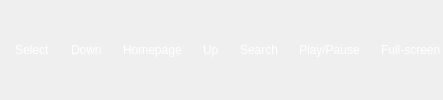
      <widget class="QWidget" name="Youtube">
       <property name="styleSheet">
        <string notr="true">QLabel {
    color: white;
}</string>
       </property>
       <layout class="QGridLayout" name="gridLayout_6">
        <property name="leftMargin">
         <number>0</number>
        </property>
        <property name="topMargin">
         <number>0</number>
        </property>
        <property name="rightMargin">
         <number>0</number>
        </property>
        <property name="bottomMargin">
         <number>0</number>
        </property>
        <property name="spacing">
         <number>0</number>
        </property>
        <item row="0" column="0" alignment="Qt::AlignHCenter">
         <widget class="QFrame" name="YouTubeFrame">
          <property name="sizePolicy">
           <sizepolicy hsizetype="Expanding" vsizetype="Fixed">
            <horstretch>0</horstretch>
            <verstretch>0</verstretch>
           </sizepolicy>
          </property>
          <property name="styleSheet">
           <string notr="true">QFrame { border: none; }
</string>
          </property>
          <property name="frameShape">
           <enum>QFrame::StyledPanel</enum>
          </property>
          <property name="frameShadow">
           <enum>QFrame::Raised</enum>
          </property>
          <layout class="QHBoxLayout" name="horizontalLayout_48">
           <property name="spacing">
            <number>0</number>
           </property>
           <property name="leftMargin">
            <number>0</number>
           </property>
           <property name="topMargin">
            <number>0</number>
           </property>
           <property name="rightMargin">
            <number>0</number>
           </property>
           <property name="bottomMargin">
            <number>0</number>
           </property>
           <item>
            <widget class="QFrame" name="DownFrame_4">
             <property name="sizePolicy">
              <sizepolicy hsizetype="Expanding" vsizetype="Fixed">
               <horstretch>0</horstretch>
               <verstretch>0</verstretch>
              </sizepolicy>
             </property>
             <property name="frameShape">
              <enum>QFrame::StyledPanel</enum>
             </property>
             <property name="frameShadow">
              <enum>QFrame::Raised</enum>
             </property>
             <layout class="QHBoxLayout" name="horizontalLayout_32">
              <property name="spacing">
               <number>4</number>
              </property>
              <property name="leftMargin">
               <number>0</number>
              </property>
              <property name="topMargin">
               <number>0</number>
              </property>
              <property name="rightMargin">
               <number>0</number>
              </property>
              <property name="bottomMargin">
               <number>0</number>
              </property>
              <item>
               <widget class="QFrame" name="Select">
                <property name="sizePolicy">
                 <sizepolicy hsizetype="Fixed" vsizetype="Fixed">
                  <horstretch>0</horstretch>
                  <verstretch>0</verstretch>
                 </sizepolicy>
                </property>
                <property name="frameShape">
                 <enum>QFrame::StyledPanel</enum>
                </property>
                <property name="frameShadow">
                 <enum>QFrame::Raised</enum>
                </property>
                <layout class="QHBoxLayout" name="horizontalLayout_39">
                 <property name="spacing">
                  <number>6</number>
                 </property>
                 <property name="leftMargin">
                  <number>2</number>
                 </property>
                 <property name="topMargin">
                  <number>0</number>
                 </property>
                 <property name="rightMargin">
                  <number>2</number>
                 </property>
                 <property name="bottomMargin">
                  <number>0</number>
                 </property>
                 <item>
                  <widget class="QLabel" name="Icon_28">
                   <property name="maximumSize">
                    <size>
                     <width>25</width>
                     <height>25</height>
                    </size>
                   </property>
                   <property name="text">
                    <string/>
                   </property>
                   <property name="pixmap">
                    <pixmap resource="Tray.qrc">:/TrayIcon/SystemTray/2.png</pixmap>
                   </property>
                   <property name="scaledContents">
                    <bool>true</bool>
                   </property>
                  </widget>
                 </item>
                 <item>
                  <widget class="QLabel" name="Text_28">
                   <property name="sizePolicy">
                    <sizepolicy hsizetype="Preferred" vsizetype="Preferred">
                     <horstretch>0</horstretch>
                     <verstretch>0</verstretch>
                    </sizepolicy>
                   </property>
                   <property name="text">
                    <string>Select</string>
                   </property>
                   <property name="textFormat">
                    <enum>Qt::PlainText</enum>
                   </property>
                   <property name="scaledContents">
                    <bool>false</bool>
                   </property>
                   <property name="wordWrap">
                    <bool>true</bool>
                   </property>
                  </widget>
                 </item>
                </layout>
               </widget>
              </item>
              <item>
               <widget class="QFrame" name="Down_4">
                <property name="sizePolicy">
                 <sizepolicy hsizetype="Fixed" vsizetype="Fixed">
                  <horstretch>0</horstretch>
                  <verstretch>0</verstretch>
                 </sizepolicy>
                </property>
                <property name="frameShape">
                 <enum>QFrame::StyledPanel</enum>
                </property>
                <property name="frameShadow">
                 <enum>QFrame::Raised</enum>
                </property>
                <layout class="QHBoxLayout" name="horizontalLayout_33">
                 <property name="spacing">
                  <number>6</number>
                 </property>
                 <property name="leftMargin">
                  <number>2</number>
                 </property>
                 <property name="topMargin">
                  <number>0</number>
                 </property>
                 <property name="rightMargin">
                  <number>2</number>
                 </property>
                 <property name="bottomMargin">
                  <number>0</number>
                 </property>
                 <item>
                  <widget class="QLabel" name="Icon_23">
                   <property name="maximumSize">
                    <size>
                     <width>25</width>
                     <height>25</height>
                    </size>
                   </property>
                   <property name="text">
                    <string/>
                   </property>
                   <property name="pixmap">
                    <pixmap resource="Tray.qrc">:/TrayIcon/SystemTray/4.png</pixmap>
                   </property>
                   <property name="scaledContents">
                    <bool>true</bool>
                   </property>
                  </widget>
                 </item>
                 <item>
                  <widget class="QLabel" name="Text_23">
                   <property name="text">
                    <string>Down</string>
                   </property>
                   <property name="wordWrap">
                    <bool>true</bool>
                   </property>
                  </widget>
                 </item>
                </layout>
               </widget>
              </item>
              <item>
               <widget class="QFrame" name="Homepage">
                <property name="sizePolicy">
                 <sizepolicy hsizetype="Fixed" vsizetype="Fixed">
                  <horstretch>0</horstretch>
                  <verstretch>0</verstretch>
                 </sizepolicy>
                </property>
                <property name="frameShape">
                 <enum>QFrame::StyledPanel</enum>
                </property>
                <property name="frameShadow">
                 <enum>QFrame::Raised</enum>
                </property>
                <layout class="QHBoxLayout" name="horizontalLayout_37">
                 <property name="spacing">
                  <number>6</number>
                 </property>
                 <property name="sizeConstraint">
                  <enum>QLayout::SetDefaultConstraint</enum>
                 </property>
                 <property name="leftMargin">
                  <number>2</number>
                 </property>
                 <property name="topMargin">
                  <number>0</number>
                 </property>
                 <property name="rightMargin">
                  <number>2</number>
                 </property>
                 <property name="bottomMargin">
                  <number>0</number>
                 </property>
                 <item alignment="Qt::AlignHCenter|Qt::AlignVCenter">
                  <widget class="QLabel" name="Icon_26">
                   <property name="sizePolicy">
                    <sizepolicy hsizetype="Fixed" vsizetype="Fixed">
                     <horstretch>0</horstretch>
                     <verstretch>0</verstretch>
                    </sizepolicy>
                   </property>
                   <property name="maximumSize">
                    <size>
                     <width>25</width>
                     <height>25</height>
                    </size>
                   </property>
                   <property name="text">
                    <string/>
                   </property>
                   <property name="pixmap">
                    <pixmap resource="Tray.qrc">:/TrayIcon/SystemTray/7.png</pixmap>
                   </property>
                   <property name="scaledContents">
                    <bool>true</bool>
                   </property>
                  </widget>
                 </item>
                 <item>
                  <widget class="QLabel" name="Text_26">
                   <property name="sizePolicy">
                    <sizepolicy hsizetype="Fixed" vsizetype="Fixed">
                     <horstretch>0</horstretch>
                     <verstretch>0</verstretch>
                    </sizepolicy>
                   </property>
                   <property name="text">
                    <string>Homepage</string>
                   </property>
                   <property name="wordWrap">
                    <bool>true</bool>
                   </property>
                  </widget>
                 </item>
                </layout>
               </widget>
              </item>
              <item>
               <widget class="QFrame" name="Up_6">
                <property name="sizePolicy">
                 <sizepolicy hsizetype="Fixed" vsizetype="Fixed">
                  <horstretch>0</horstretch>
                  <verstretch>0</verstretch>
                 </sizepolicy>
                </property>
                <property name="frameShape">
                 <enum>QFrame::StyledPanel</enum>
                </property>
                <property name="frameShadow">
                 <enum>QFrame::Raised</enum>
                </property>
                <layout class="QHBoxLayout" name="horizontalLayout_36">
                 <property name="spacing">
                  <number>6</number>
                 </property>
                 <property name="leftMargin">
                  <number>2</number>
                 </property>
                 <property name="topMargin">
                  <number>0</number>
                 </property>
                 <property name="rightMargin">
                  <number>2</number>
                 </property>
                 <property name="bottomMargin">
                  <number>0</number>
                 </property>
                 <item>
                  <widget class="QLabel" name="Icon_25">
                   <property name="maximumSize">
                    <size>
                     <width>25</width>
                     <height>25</height>
                    </size>
                   </property>
                   <property name="text">
                    <string/>
                   </property>
                   <property name="pixmap">
                    <pixmap resource="Tray.qrc">:/TrayIcon/SystemTray/6.png</pixmap>
                   </property>
                   <property name="scaledContents">
                    <bool>true</bool>
                   </property>
                  </widget>
                 </item>
                 <item>
                  <widget class="QLabel" name="Text_25">
                   <property name="sizePolicy">
                    <sizepolicy hsizetype="Fixed" vsizetype="Fixed">
                     <horstretch>0</horstretch>
                     <verstretch>0</verstretch>
                    </sizepolicy>
                   </property>
                   <property name="text">
                    <string>Up</string>
                   </property>
                   <property name="wordWrap">
                    <bool>true</bool>
                   </property>
                  </widget>
                 </item>
                </layout>
               </widget>
              </item>
              <item>
               <widget class="QFrame" name="Search">
                <property name="sizePolicy">
                 <sizepolicy hsizetype="Fixed" vsizetype="Fixed">
                  <horstretch>0</horstretch>
                  <verstretch>0</verstretch>
                 </sizepolicy>
                </property>
                <property name="frameShape">
                 <enum>QFrame::StyledPanel</enum>
                </property>
                <property name="frameShadow">
                 <enum>QFrame::Raised</enum>
                </property>
                <layout class="QHBoxLayout" name="horizontalLayout_38">
                 <property name="spacing">
                  <number>6</number>
                 </property>
                 <property name="leftMargin">
                  <number>2</number>
                 </property>
                 <property name="topMargin">
                  <number>0</number>
                 </property>
                 <property name="rightMargin">
                  <number>2</number>
                 </property>
                 <property name="bottomMargin">
                  <number>0</number>
                 </property>
                 <item>
                  <widget class="QLabel" name="Icon_27">
                   <property name="maximumSize">
                    <size>
                     <width>25</width>
                     <height>25</height>
                    </size>
                   </property>
                   <property name="text">
                    <string/>
                   </property>
                   <property name="pixmap">
                    <pixmap resource="Tray.qrc">:/TrayIcon/SystemTray/3.png</pixmap>
                   </property>
                   <property name="scaledContents">
                    <bool>true</bool>
                   </property>
                  </widget>
                 </item>
                 <item>
                  <widget class="QLabel" name="Text_27">
                   <property name="text">
                    <string>Search</string>
                   </property>
                   <property name="wordWrap">
                    <bool>true</bool>
                   </property>
                  </widget>
                 </item>
                </layout>
               </widget>
              </item>
              <item>
               <widget class="QFrame" name="Play">
                <property name="sizePolicy">
                 <sizepolicy hsizetype="Fixed" vsizetype="Fixed">
                  <horstretch>0</horstretch>
                  <verstretch>0</verstretch>
                 </sizepolicy>
                </property>
                <property name="frameShape">
                 <enum>QFrame::StyledPanel</enum>
                </property>
                <property name="frameShadow">
                 <enum>QFrame::Raised</enum>
                </property>
                <layout class="QHBoxLayout" name="horizontalLayout_40">
                 <property name="spacing">
                  <number>6</number>
                 </property>
                 <property name="leftMargin">
                  <number>2</number>
                 </property>
                 <property name="topMargin">
                  <number>0</number>
                 </property>
                 <property name="rightMargin">
                  <number>2</number>
                 </property>
                 <property name="bottomMargin">
                  <number>0</number>
                 </property>
                 <item>
                  <widget class="QLabel" name="label_2">
                   <property name="maximumSize">
                    <size>
                     <width>30</width>
                     <height>25</height>
                    </size>
                   </property>
                   <property name="text">
                    <string/>
                   </property>
                   <property name="pixmap">
                    <pixmap resource="Tray.qrc">:/TrayIcon/SystemTray/6.png</pixmap>
                   </property>
                   <property name="scaledContents">
                    <bool>true</bool>
                   </property>
                  </widget>
                 </item>
                 <item>
                  <widget class="QLabel" name="label">
                   <property name="sizePolicy">
                    <sizepolicy hsizetype="Fixed" vsizetype="Fixed">
                     <horstretch>0</horstretch>
                     <verstretch>0</verstretch>
                    </sizepolicy>
                   </property>
                   <property name="text">
                    <string>Play/Pause</string>
                   </property>
                  </widget>
                 </item>
                </layout>
               </widget>
              </item>
              <item>
               <widget class="QFrame" name="FullScreen_4">
                <property name="sizePolicy">
                 <sizepolicy hsizetype="Fixed" vsizetype="Fixed">
                  <horstretch>0</horstretch>
                  <verstretch>0</verstretch>
                 </sizepolicy>
                </property>
                <property name="frameShape">
                 <enum>QFrame::StyledPanel</enum>
                </property>
                <property name="frameShadow">
                 <enum>QFrame::Raised</enum>
                </property>
                <layout class="QHBoxLayout" name="horizontalLayout_34">
                 <property name="spacing">
                  <number>6</number>
                 </property>
                 <property name="leftMargin">
                  <number>2</number>
                 </property>
                 <property name="topMargin">
                  <number>0</number>
                 </property>
                 <property name="rightMargin">
                  <number>2</number>
                 </property>
                 <property name="bottomMargin">
                  <number>0</number>
                 </property>
                 <item>
                  <widget class="QLabel" name="Icon_24">
                   <property name="maximumSize">
                    <size>
                     <width>25</width>
                     <height>25</height>
                    </size>
                   </property>
                   <property name="text">
                    <string/>
                   </property>
                   <property name="pixmap">
                    <pixmap resource="Tray.qrc">:/TrayIcon/SystemTray/5.1.png</pixmap>
                   </property>
                   <property name="scaledContents">
                    <bool>true</bool>
                   </property>
                  </widget>
                 </item>
                 <item>
                  <widget class="QLabel" name="Text_24">
                   <property name="text">
                    <string>Full-screen</string>
                   </property>
                   <property name="wordWrap">
                    <bool>true</bool>
                   </property>
                  </widget>
                 </item>
                </layout>
               </widget>
              </item>
             </layout>
            </widget>
           </item>
          </layout>
         </widget>
        </item>
       </layout>
      </widget>
